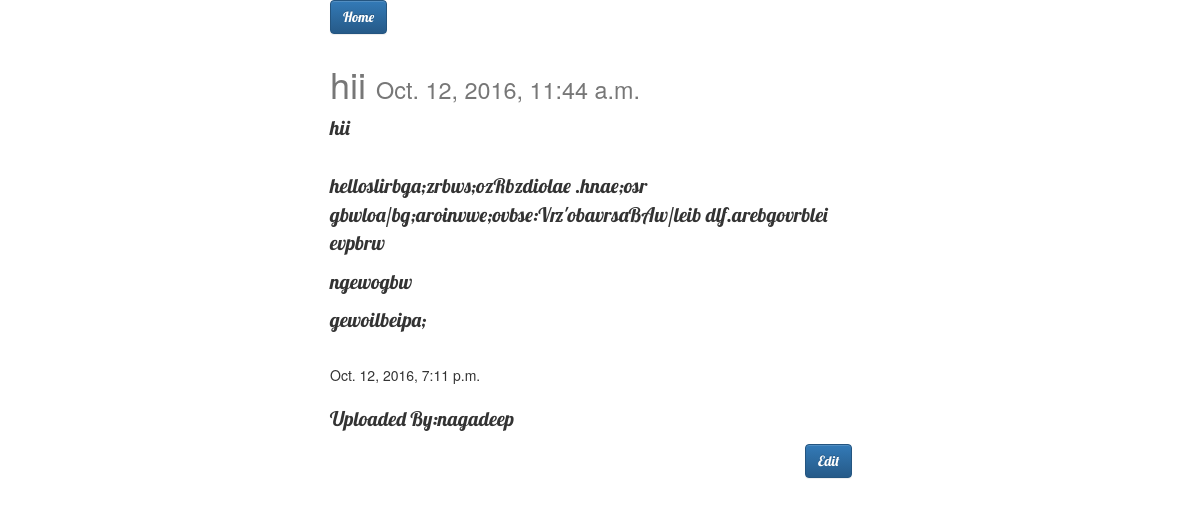
The page /news/1/ on the database its author committed.
### news/models.py (models this page shows, shortened)
class post(models.Model):
    user=models.ForeignKey(settings.AUTH_USER_MODEL, default=1)
    title=models.CharField(max_length=140)
    image=models.ImageField(null=True,blank=True,width_field="width",height_field="height")
    height=models.IntegerField(default=640)
    width=models.IntegerField(default=640)
    content=models.TextField()
    last_seen=models.DateTimeField(auto_now=True,auto_now_add=False)
    timestamp=models.DateTimeField(auto_now=False,auto_now_add=True)
    class Meta:
        ordering=["-timestamp","-last_seen"]

### news/views.py (the view)
# urls.py: url(r'^(?P<var>\d+)/$',news_detail,name='detail'),  # p<id>\d+ takes a variable named id ans send it to news_detail,d+ only digits
def news_detail(request,var=None): # retrieve
    instance=get_object_or_404(post,id=var)
    context={"temp":"detail","title":instance.title,"instance":instance}
    return render(request,"news_detail.html",context)

### templates/news_detail.html (shortened to what this page needs)
{% extends "base.html" %}
{% block content %}
<div class="col-sm-3 col-sm-offset-3">
<p><a href="/news/" class="btn btn-primary" role="button">Home</a> </p>
</div>
<div class="col-sm-6 col-sm-offset-3">
<h1>{{title}} <small>{{instance.timestamp}}</small></h1>
<p>{{instance.title}}</p><br/>
{{instance.content|linebreaks}}<br/>
{{instance.last_seen}}<br/>
<br/>
<p>Uploaded By:{{instance.user}}</p>
<div class="row">
    <div class="col-sm-4 "><div class="fb-like" data-href="https://developers.facebook.com/docs/plugins/" data-layout="button" data-action="like" data-size="large" data-show-faces="false" data-share="false"></div></div>
    <div class="col-sm-2 col-sm-offset-6"><p><a href="{{obj.get_absolute_url}}edit" class="btn btn-primary" role="button">Edit</a></p></div>
</div>
</div>
{% endblock content %}

### static/css/test.css (style rules this page uses)
h1 { color:#777777 }
p { font-family:Lobster; font-size:20px; }

### rows shown on the page
post: title "hii", timestamp "Oct. 12, 2016, 11:44 a.m.", content "helloslirbga;zrbws;ozRbzdiolae .hnae;osr gbwloa/bg;aroinvwe;ovbse:Vrz'obavrsaBAw/leib dlf.arebgovrblei evpbrw ngewogbw gewoilbeipa;", last_seen "Oct. 12, 2016, 7:11 p.m.", user "nagadeep"
